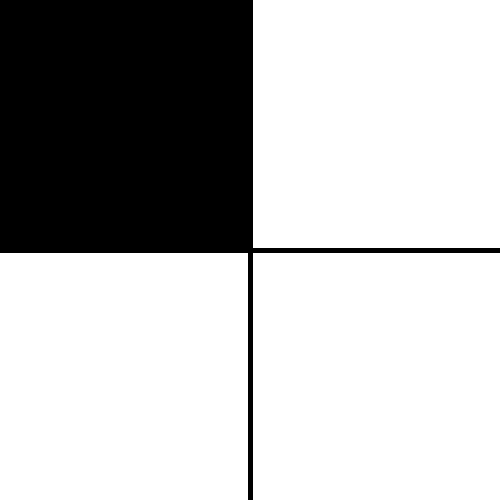
Frame 1 (no input)
Frame 60 (the mouse pressed at the canvas centre just before this capture): identical to frame 1, image omitted
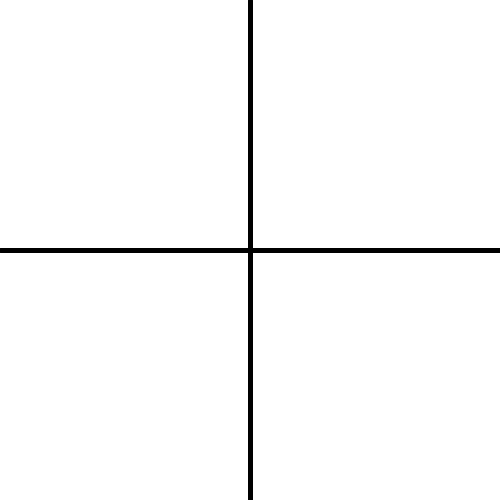
Frame 120 (the mouse held since frame 60 and released just before this capture)

The Processing sketch that drew these frames (run headless with seeded random() and noise(); from frame 60 on, the mouse is pressed at the canvas centre):

// Processing sketch: processing_185768
// ── processing_185768.pde

// Tyler Ocwieja
// DMS110
// 2-12-15

int x,y;
float r,g,b; // will be used for colors, use float for random

void setup(){ // executed only once
 size(500,500); 
 frameRate(30);
}

void draw(){ // executed forever
  background(255);
  strokeWeight(5);
  stroke(0);
  line(width/2, 0, width/2, height);  //(point1x ,point1y, point2x, point2y)
  line(0, height/2, width, height/2);
  x = mouseX;
  y = mouseY;
  fill (r,g,b);
  if(x < width/2 && y < height/2){
      fill(r,0,0);
      rect(0,0,width/2, height/2);
    }else if (x < width/2 && y > height/2){
      fill(0,g,0);
      rect(0, height/2, width/2, height/2);
    }else if (x > width/2 && y < height/2){
      fill(0,0,b);
      rect(width/2,0, width/2, height/2);
    }else if (x > width/2 && y > height/2){
      fill(r,g,0);
      rect(width/2,height/2, width/2, height/2);
  } 
}

void mouseClicked(){
r = random(255);
g = random(255);
b = random(255);
}
  
